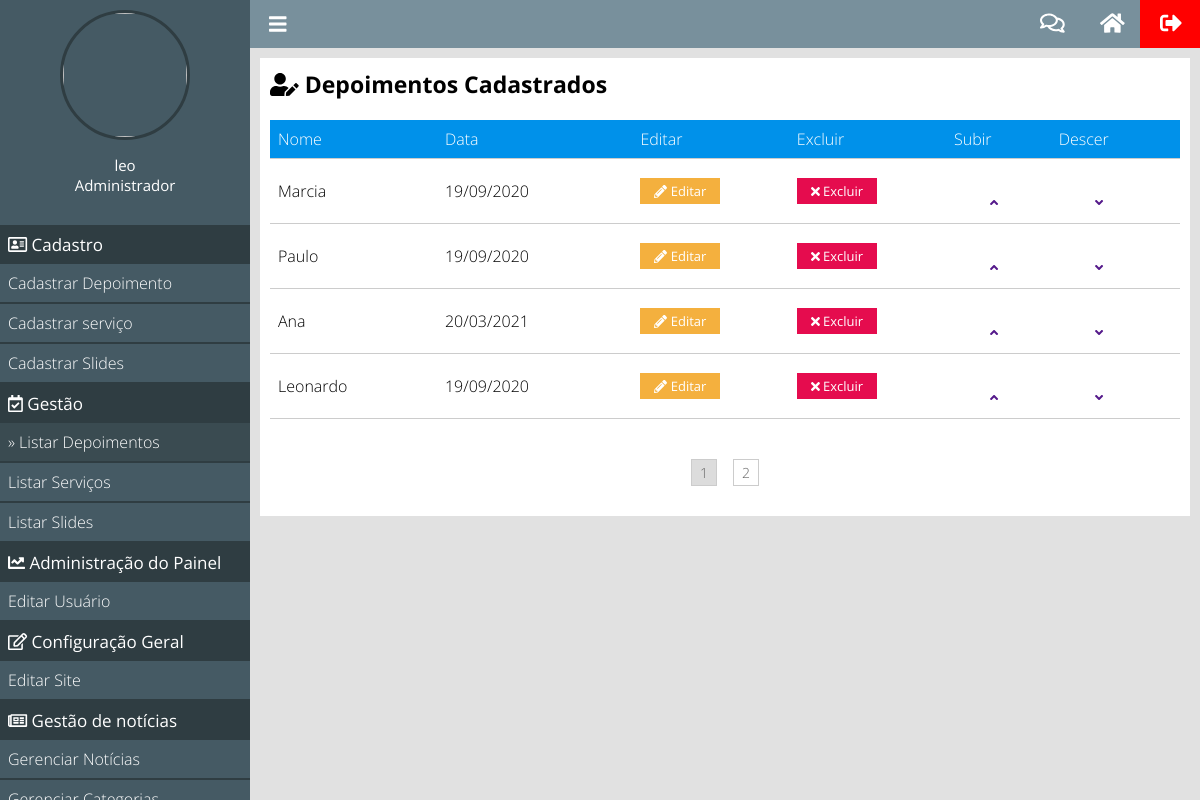
The app's page /painel/listar-depoimentos (signed in) with its own data.
### classes/MySql.php (called while the page is built)
<?php
    class MySql{
        private static $pdo;
        public static function conectar(){
            if(self::$pdo == null){
				try{
				self::$pdo = new PDO('mysql:host='.HOST.';dbname='.DATABASE,USER,PASSWORD,array(PDO::MYSQL_ATTR_INIT_COMMAND => "SET NAMES utf8"));
				self::$pdo->setAttribute(PDO::ATTR_ERRMODE,PDO::ERRMODE_EXCEPTION);
				}catch(Exception $e){
					echo '<h2>Erro ao conectar</h2>';
				}
			}
			return self::$pdo;
        }
    }

### painel/pages/listar-depoimentos.php (the view, shortened to what this page needs)
<?php
    $paginaAtual = isset($_GET['pagina']) ? (int)$_GET['pagina'] : 1;
    $porPagina = 4;
    $depoimentos = Painel::selectAll('tb_site.depoimentos',($paginaAtual - 1) * $porPagina,$porPagina);
?>
<div class="box__content">
    <h2><i class="fas fa-user-edit"></i> Depoimentos Cadastrados</h2>
    <div class="wraper__table">
    <table>
        <tr>
            <td>Nome</td>
            <td>Data</td>
            <td>Editar</td>
            <td>Excluir</td>
            <td>Subir</td>
            <td>Descer</td>
        </tr>
        <?php
            foreach($depoimentos as $key => $value){
        ?>
        <tr>
            <td><?php echo $value['nome']; ?></td>
            <td><?php echo $value['data']; ?></td>
            <td><a class="btn edit" href="<?php echo INCLUDE_PATH_PAINEL ?>editar-depoimento?id=<?php echo $value['id']; ?>"><i class="fas fa-pencil-alt"></i> Editar</a></td>
            <td><a actionBtn="delete" class="btn delete" href="<?php echo INCLUDE_PATH_PAINEL ?>listar-depoimentos?excluir=<?php echo $value['id']; ?>"><i class="fas fa-times"></i> Excluir</a></td>
            <td>&nbsp;&nbsp;<a class="btn order" href="<?php echo INCLUDE_PATH_PAINEL ?>listar-depoimentos?order=up&id=<?php echo $value['id']; ?>"><i class="fa fa-angle-up"></i></a></td>
            <td>&nbsp;&nbsp;&nbsp;<a class="btn order" href="<?php echo INCLUDE_PATH_PAINEL ?>listar-depoimentos?order=down&id=<?php echo $value['id']; ?>"><i class="fa fa-angle-down"></i></a></td>
        </tr>
        <?php } ?>
    </table>
    </div>
    <div class="paginacao">
        <?php
            $totalPaginas = ceil(count(Painel::selectAll('tb_site.depoimentos')) / $porPagina);
            for($i = 1; $i <= $totalPaginas; $i++){
                if($i == $paginaAtual)
                    echo '<a class="page__selected" href="'.INCLUDE_PATH_PAINEL.'listar-depoimentos?pagina='.$i.'">'.$i.'</a>';
                else
                    echo '<a href="'.INCLUDE_PATH_PAINEL.'listar-depoimentos?pagina='.$i.'">'.$i.'</a>';
            }
        ?>
	</div>
</div>

### painel/css/style.css (style rules this page uses)
* { margin: 0; padding: 0; box-sizing: border-box; font-family: 'Open Sans'; }
html,body { height: 100%; background-color: rgb(225,225,225); }
body { overflow-x: hidden; }
.box__content { padding: 10px; margin-bottom: 15px; background-color: white; }
.box__content h2 { font-weight: bold; font-size: 23px; }
.box__content a { color: black; text-decoration: none; font-weight: lighter; }
.wraper__table { overflow-x: auto; }
table { width: 100%; min-width: 900px; margin: 20px 0; font-weight: 300; border-collapse: collapse; }
table tr:nth-of-type(1) { background-color: #0091ea; color: white; }
table tr { border-bottom: 1px solid #ccc; color: black; }
table td { padding: 8px; }
table a.btn { max-width: 80px; text-align: center; font-weight: normal; text-decoration: none; font-size: 13px; }
a.btn { padding: 4px 6px;color: white;display: block; }
a.btn.edit { background-color: #f4b03e; }
a.btn.delete { background-color: #e50c4e; }
a.btn.order { color: #551A8B; }
.paginacao { margin:20px 0; text-align: center; }
.paginacao a { margin:0 8px; display: inline-block; padding: 3px 8px; border: 1px solid #ccc; text-decoration: none; color: #666; font-size: 14px; }
.paginacao a.page__selected { background: rgb(220,220,220); }

### records on screen
tb_site.depoimentos: nome "Marcia", data "19/09/2020"
tb_site.depoimentos: nome "Paulo", data "19/09/2020"
tb_site.depoimentos: nome "Ana", data "20/03/2021"
tb_site.depoimentos: nome "Leonardo", data "19/09/2020"

### other values on screen
$_SESSION['nome'] "leo"
pegaCargo($_SESSION['cargo']) "Administrador"
